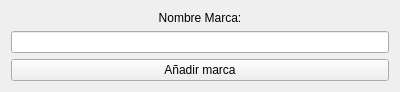
<?xml version="1.0" encoding="UTF-8"?>
<ui version="4.0">
 <class>MarcaManager</class>
 <widget class="QWidget" name="MarcaManager">
  <property name="geometry">
   <rect>
    <x>0</x>
    <y>0</y>
    <width>400</width>
    <height>91</height>
   </rect>
  </property>
  <property name="windowTitle">
   <string>Form</string>
  </property>
  <layout class="QVBoxLayout" name="verticalLayout">
   <item>
    <widget class="QLabel" name="marcalabel">
     <property name="text">
      <string>Nombre Marca:</string>
     </property>
     <property name="alignment">
      <set>Qt::AlignCenter</set>
     </property>
    </widget>
   </item>
   <item>
    <widget class="QLineEdit" name="marcalineEdit"/>
   </item>
   <item>
    <widget class="QPushButton" name="marcapushButton">
     <property name="text">
      <string>Añadir marca</string>
     </property>
    </widget>
   </item>
  </layout>
 </widget>
 <resources/>
 <connections/>
</ui>
